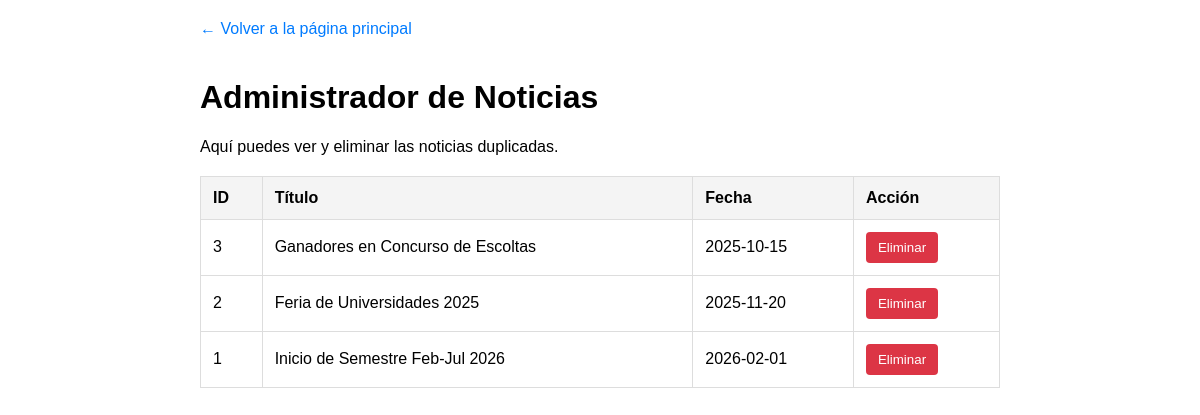
Screenshot of /manage_news.php with the database file from the repository.
### tables this page shows
CREATE TABLE news (
    id INT AUTO_INCREMENT PRIMARY KEY,
    title VARCHAR(200) NOT NULL,
    content TEXT,
    image_url VARCHAR(255),
    publish_date DATE DEFAULT CURRENT_DATE
);

### manage_news.php (the view, shortened to what this page needs)
<?php
include 'db.php';
$result = $conn->query("SELECT * FROM news ORDER BY id DESC");
?>
<!DOCTYPE html>
<html lang="es">
<head>
</head>
<body>
    <a href="index.php" class="back-link">&larr; Volver a la página principal</a>
    <h1>Administrador de Noticias</h1>
    <p>Aquí puedes ver y eliminar las noticias duplicadas.</p>
    <table>
        <thead>
            <tr>
                <th>ID</th>
                <th>Título</th>
                <th>Fecha</th>
                <th>Acción</th>
            </tr>
        </thead>
        <tbody>
            <?php if ($result->num_rows > 0): ?>
                <?php while($row = $result->fetch_assoc()): ?>
                    <tr>
                        <td><?php echo $row['id']; ?></td>
                        <td><?php echo htmlspecialchars($row['title']); ?></td>
                        <td><?php echo $row['publish_date']; ?></td>
                        <td>
                            <form method="POST" onsubmit="return confirm('¿Estás seguro de eliminar esta noticia?');">
                                <button type="submit" class="btn-delete">Eliminar</button>
                            </form>
                        </td>
                    </tr>
                <?php endwhile; ?>
            <?php else: ?>
                <tr>
                    <td colspan="4">No hay noticias registradas.</td>
                </tr>
            <?php endif; ?>
        </tbody>
    </table>
</body>
</html>

### manage_news.php (style rules this page uses)
body { font-family: Arial, sans-serif; padding: 20px; max-width: 800px; margin: 0 auto; }
table { width: 100%; border-collapse: collapse; margin-top: 20px; }
th, td { border: 1px solid #ddd; padding: 12px; text-align: left; }
th { background-color: #f4f4f4; }
.btn-delete { background-color: #dc3545; color: white; border: none; padding: 8px 12px; cursor: pointer; border-radius: 4px; }
.back-link { display: inline-block; margin-bottom: 20px; text-decoration: none; color: #007bff; }

### rows the page displays
news: id "3", title "Ganadores en Concurso de Escoltas", publish_date "2025-10-15"
news: id "2", title "Feria de Universidades 2025", publish_date "2025-11-20"
news: id "1", title "Inicio de Semestre Feb-Jul 2026", publish_date "2026-02-01"
